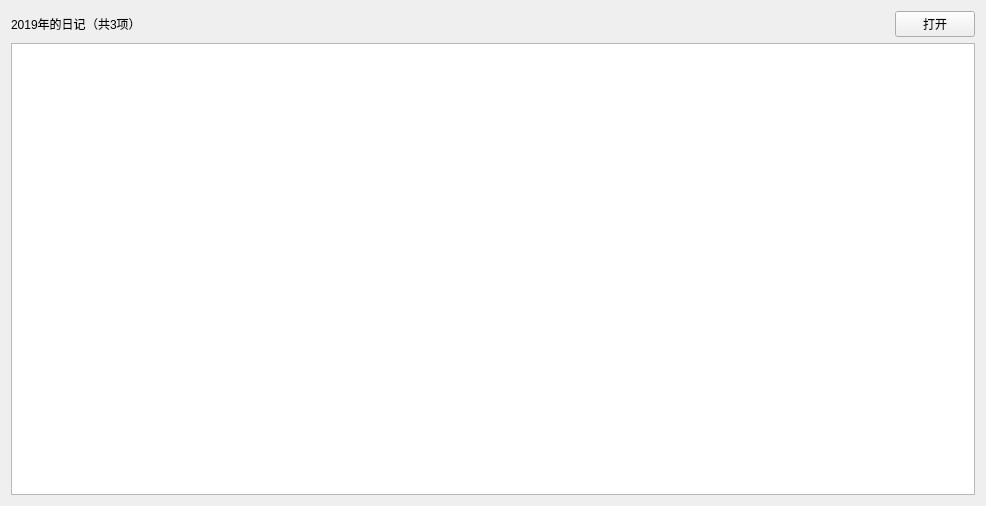
<?xml version="1.0" encoding="UTF-8"?>
<ui version="4.0">
 <class>CDairyStatisticsWidget</class>
 <widget class="QWidget" name="CDairyStatisticsWidget">
  <property name="geometry">
   <rect>
    <x>0</x>
    <y>0</y>
    <width>986</width>
    <height>506</height>
   </rect>
  </property>
  <property name="windowTitle">
   <string>Form</string>
  </property>
  <layout class="QVBoxLayout" name="verticalLayout">
   <item>
    <layout class="QHBoxLayout" name="horizontalLayout_5">
     <property name="spacing">
      <number>0</number>
     </property>
     <item>
      <widget class="QLabel" name="labelTitle">
       <property name="text">
        <string>2019年的日记</string>
       </property>
      </widget>
     </item>
     <item>
      <widget class="QLabel" name="labelDairyTotal">
       <property name="text">
        <string>（共3项）</string>
       </property>
      </widget>
     </item>
     <item>
      <spacer name="horizontalSpacer">
       <property name="orientation">
        <enum>Qt::Horizontal</enum>
       </property>
       <property name="sizeHint" stdset="0">
        <size>
         <width>40</width>
         <height>20</height>
        </size>
       </property>
      </spacer>
     </item>
     <item>
      <widget class="QPushButton" name="btnOpenDairy">
       <property name="text">
        <string>打开</string>
       </property>
      </widget>
     </item>
    </layout>
   </item>
   <item>
    <widget class="QListView" name="listViewStatistics"/>
   </item>
  </layout>
 </widget>
 <resources/>
 <connections/>
</ui>
